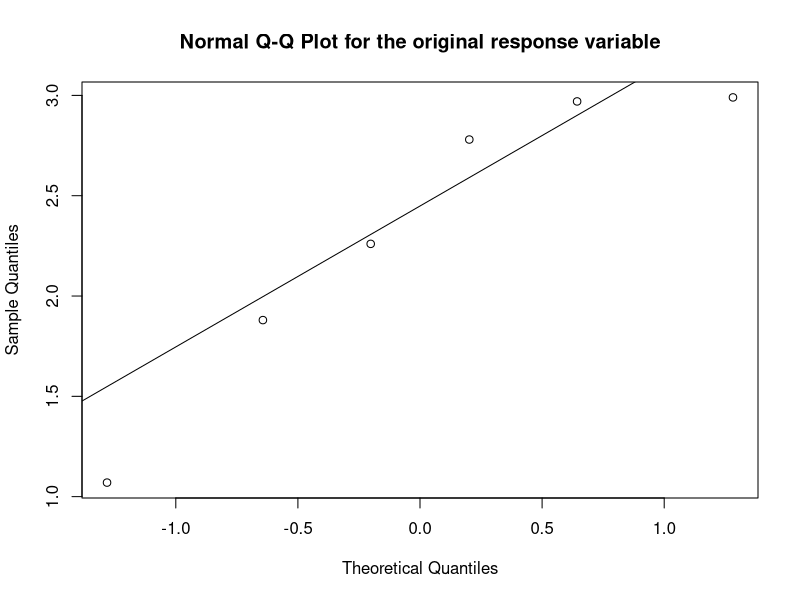
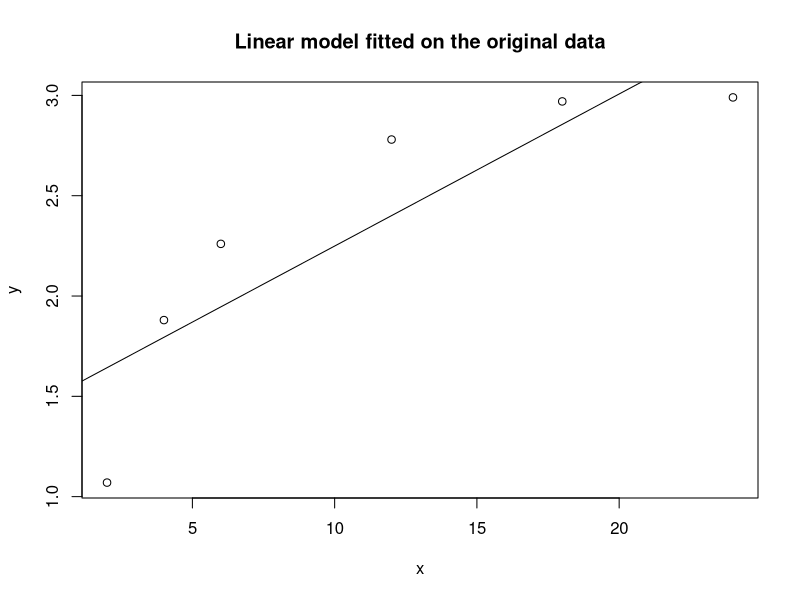
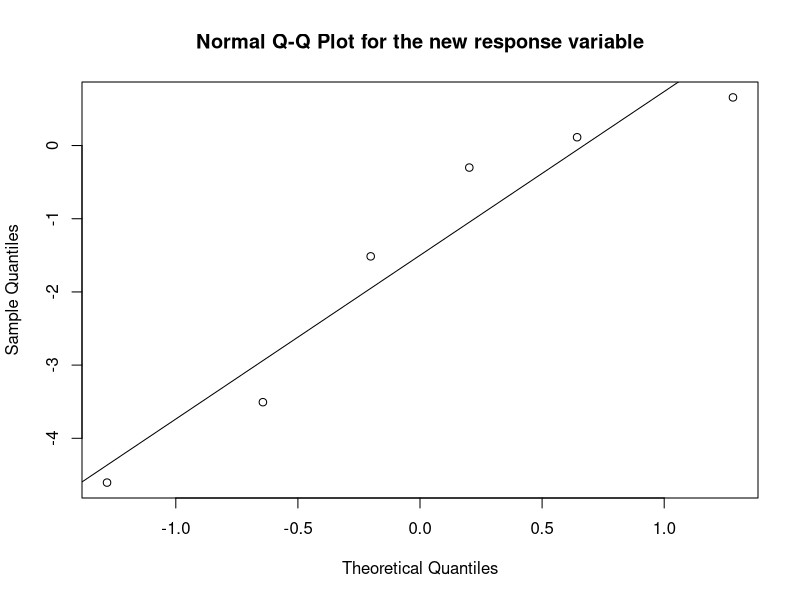
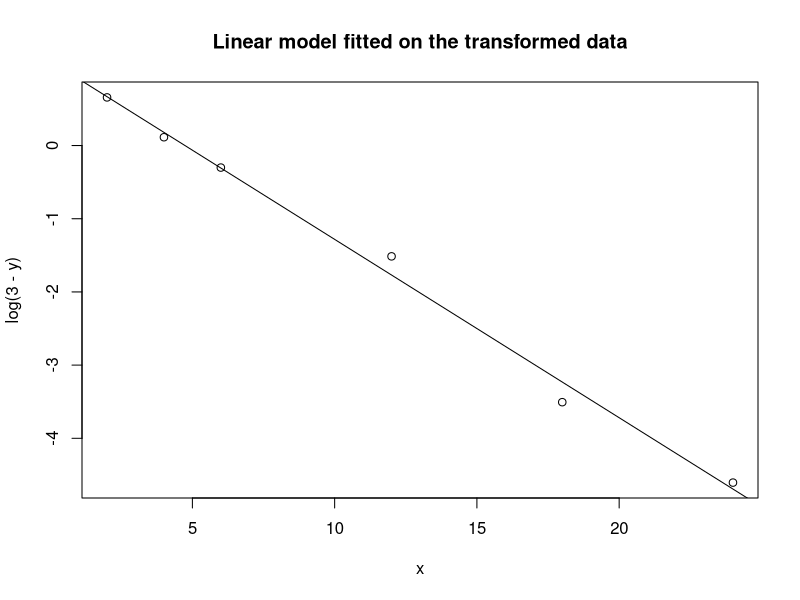
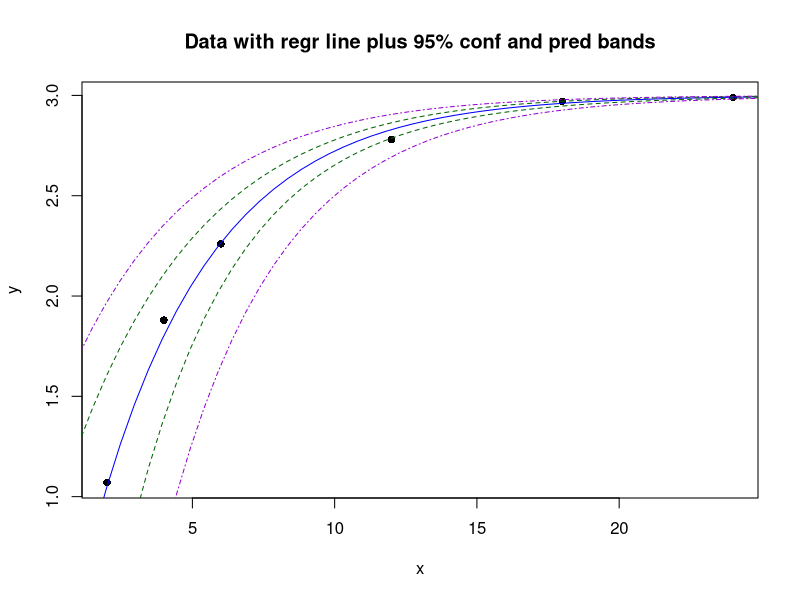

Here is the R script that generated these plots, in order:
#!/usr/bin/R

transform.interval <- function(interval) {
  ret <- 3 - exp(interval)
  ret[, c('lwr', 'upr')] <- ret[, c('upr', 'lwr')]
  ret
}


df <- data.frame(x=c(2, 4, 6, 12, 18, 24),
                 y=c(1.07, 1.88, 2.26, 2.78, 2.97, 2.99))

################################################################
# ORIGINAL MODEL


attach(df)

pdf('./output/part-c-qqplot-original.pdf')
# Plot the original QQ plot
qqnorm(y, main='Normal Q-Q Plot for the original response variable')
qqline(y)
dev.off()

fitted_original <- lm(y~x, df)

# Plot the original linear fit attempt
pdf('./output/part-c-scatter-original.pdf')
plot(x, y, main='Linear model fitted on the original data')
abline(fitted_original)
dev.off()

# Not a good fit



################################################################
# TRANSFORMED MODEL

# y = 3 - a exp(bx) <=> log(3-y) = log(a) + bx

detach(df)
df$z <- log(3 - df$y)
attach(df)

# Plot the transformed QQ plot
pdf('./output/part-c-qqplot-transformed.pdf')
qqnorm(df$z, main='Normal Q-Q Plot for the new response variable')
qqline(df$z)
dev.off()
# Might be normal

fitted <- lm(z~x, data=df)

# Plot the transformed data
pdf('./output/part-c-scatter-transformed.pdf')
plot(x, z, xlab='x', ylab='log(3 - y)',
     main='Linear model fitted on the transformed data')
abline(fitted)
dev.off()



# PREDICTION INTERVAL AT x=9
# To get a prediction interval for Y we utilize the confidence interval
# of Z := f(Y) := log(3 - Y)
# f is a strictly decreasing function and we have, Y = f^(-1)(Z) = 3 - exp(Z)
# Considering a prediction interval [c1, c2] of level alpha for Z,
# (c1 and c2 are statistical function of the sample) we get: 
# c1 < Z < c2  if and only if 3 - exp(c2) < Y < 3 - exp(c1)
# Thus [3 - exp(c2), 3 - exp(c1)] is a confidence interval of level alpha for Y.


x0 <- 9

predint.z <- predict.lm(fitted, data.frame(x=x0),
                        interval='prediction', level=0.95)
predint.y <- transform.interval(predint.z)
print('95% prediction interval for Y')
print(predint.y)


# CONFIDENCE INTERVAL AT x=9
# To get a "confidence" interval for E(Y) we will "approximate" E[exp(3 - Y)]
# by exp(E[3 - Y]), and end up using the same transformation as in
# the prediction interval for Y,
# i.e. [c1, c2] --> [3 - exp(c2), 3 - exp(c1)]

confint.Ez <- predict.lm(fitted, data.frame(x=x0),
                        interval='confidence', level=0.95)
confint.Ey <- transform.interval(confint.Ez)
print('95% "approximate" confidence interval for E[Y]')
print(confint.Ey)



# PLOT THE NEW PREDICTIONS y ~ x

level = 0.95
x0s <- seq(from = min(df$x) - 1, to = max(df$x) + 1, length.out = 50)

confints.Ez <- predict.lm(fitted, data.frame(x=x0s),
                          interval='confidence', level=level)
confints.Ey <- transform.interval(confints.Ez)


predints.z <- predict.lm(fitted, data.frame(x=x0s),
                         interval='prediction', level=level)
predints.y <- transform.interval(predints.z)
  

pdf('./output/part-c-scatter-transformed-detransformed.pdf')

plot(x, y,
     pch = 16,
     col = 'black',
     main = sprintf('Data with regr line plus %.0f%% conf and pred bands', level*100))

lines(x0s, confints.Ey[,'fit'], col='blue', lty=1)

lines(x0s, confints.Ey[,'lwr'], col='darkgreen', lty=2)
lines(x0s, confints.Ey[,'upr'], col='darkgreen', lty=2)

lines(x0s, predints.y[,'lwr'], col='darkviolet', lty=4)
lines(x0s, predints.y[,'upr'], col='darkviolet', lty=4)

dev.off()

# Good fit

detach(df)










